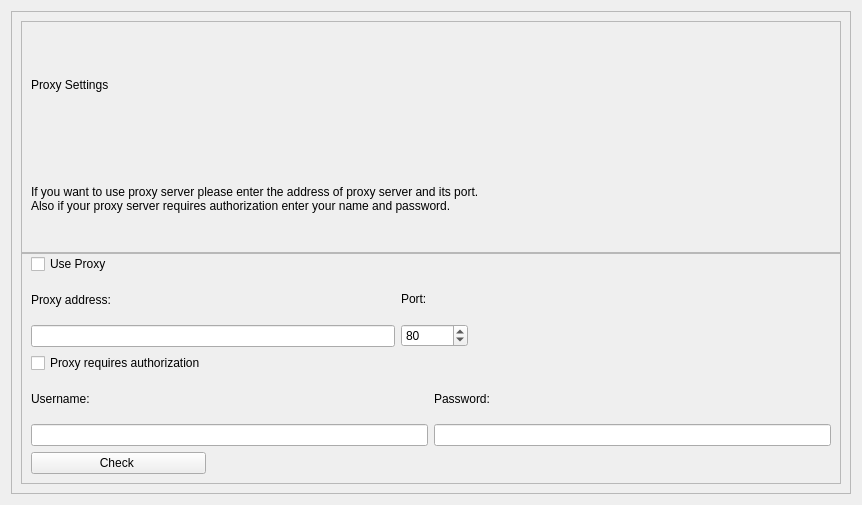
<?xml version="1.0" encoding="UTF-8"?>
<ui version="4.0">
 <class>ProxySettingsWidget</class>
 <widget class="QWidget" name="ProxySettingsWidget">
  <property name="geometry">
   <rect>
    <x>0</x>
    <y>0</y>
    <width>862</width>
    <height>505</height>
   </rect>
  </property>
  <property name="windowTitle">
   <string>Proxy Settings</string>
  </property>
  <layout class="QVBoxLayout" name="verticalLayout_6">
   <item>
    <widget class="QFrame" name="mainSettingsFrame">
     <property name="frameShape">
      <enum>QFrame::StyledPanel</enum>
     </property>
     <property name="frameShadow">
      <enum>QFrame::Raised</enum>
     </property>
     <layout class="QVBoxLayout" name="verticalLayout_5">
      <property name="spacing">
       <number>0</number>
      </property>
      <item>
       <widget class="QFrame" name="headerFrame">
        <property name="minimumSize">
         <size>
          <width>0</width>
          <height>0</height>
         </size>
        </property>
        <property name="maximumSize">
         <size>
          <width>16777215</width>
          <height>16777215</height>
         </size>
        </property>
        <property name="frameShape">
         <enum>QFrame::StyledPanel</enum>
        </property>
        <property name="frameShadow">
         <enum>QFrame::Raised</enum>
        </property>
        <layout class="QVBoxLayout" name="verticalLayout_7">
         <property name="bottomMargin">
          <number>0</number>
         </property>
         <item>
          <widget class="QLabel" name="headerName">
           <property name="text">
            <string>Proxy Settings</string>
           </property>
          </widget>
         </item>
         <item>
          <widget class="QLabel" name="text">
           <property name="text">
            <string>If you want to use proxy server please enter the address of proxy server and its port.
Also if your proxy server requires authorization enter your name and password.</string>
           </property>
          </widget>
         </item>
        </layout>
       </widget>
      </item>
      <item>
       <widget class="QFrame" name="settingsFrame">
        <property name="frameShape">
         <enum>QFrame::StyledPanel</enum>
        </property>
        <property name="frameShadow">
         <enum>QFrame::Raised</enum>
        </property>
        <layout class="QGridLayout" name="gridLayout">
         <property name="topMargin">
          <number>0</number>
         </property>
         <item row="4" column="0">
          <widget class="QPushButton" name="pushButton">
           <property name="text">
            <string>Check </string>
           </property>
          </widget>
         </item>
         <item row="2" column="0">
          <widget class="QCheckBox" name="proxyNeedAuthorizationCheckBox">
           <property name="text">
            <string>Proxy requires authorization</string>
           </property>
          </widget>
         </item>
         <item row="0" column="0">
          <widget class="QCheckBox" name="useProxyCheckBox">
           <property name="text">
            <string>Use Proxy</string>
           </property>
          </widget>
         </item>
         <item row="4" column="1">
          <spacer name="horizontalSpacer_2">
           <property name="orientation">
            <enum>Qt::Horizontal</enum>
           </property>
           <property name="sizeHint" stdset="0">
            <size>
             <width>40</width>
             <height>20</height>
            </size>
           </property>
          </spacer>
         </item>
         <item row="3" column="0" colspan="2">
          <layout class="QHBoxLayout" name="horizontalLayout_2">
           <item>
            <layout class="QVBoxLayout" name="verticalLayout_3">
             <item>
              <widget class="QLabel" name="label_3">
               <property name="text">
                <string>Username:</string>
               </property>
              </widget>
             </item>
             <item>
              <widget class="QLineEdit" name="usernameLineEdit"/>
             </item>
            </layout>
           </item>
           <item>
            <layout class="QVBoxLayout" name="verticalLayout_4">
             <item>
              <widget class="QLabel" name="label_4">
               <property name="text">
                <string>Password:</string>
               </property>
              </widget>
             </item>
             <item>
              <widget class="QLineEdit" name="passwordLineEdit"/>
             </item>
            </layout>
           </item>
          </layout>
         </item>
         <item row="1" column="0" colspan="2">
          <layout class="QHBoxLayout" name="horizontalLayout">
           <item>
            <layout class="QVBoxLayout" name="verticalLayout">
             <item>
              <widget class="QLabel" name="label">
               <property name="text">
                <string>Proxy address:</string>
               </property>
              </widget>
             </item>
             <item>
              <widget class="QLineEdit" name="proxyAddressLineEdit"/>
             </item>
            </layout>
           </item>
           <item>
            <layout class="QVBoxLayout" name="verticalLayout_2">
             <item>
              <widget class="QLabel" name="label_2">
               <property name="text">
                <string>Port:</string>
               </property>
              </widget>
             </item>
             <item>
              <widget class="QSpinBox" name="portSpinBox">
               <property name="maximum">
                <number>999999999</number>
               </property>
               <property name="value">
                <number>80</number>
               </property>
              </widget>
             </item>
            </layout>
           </item>
           <item>
            <spacer name="horizontalSpacer">
             <property name="orientation">
              <enum>Qt::Horizontal</enum>
             </property>
             <property name="sizeHint" stdset="0">
              <size>
               <width>40</width>
               <height>20</height>
              </size>
             </property>
            </spacer>
           </item>
          </layout>
         </item>
        </layout>
       </widget>
      </item>
     </layout>
    </widget>
   </item>
  </layout>
 </widget>
 <resources/>
 <connections/>
</ui>
